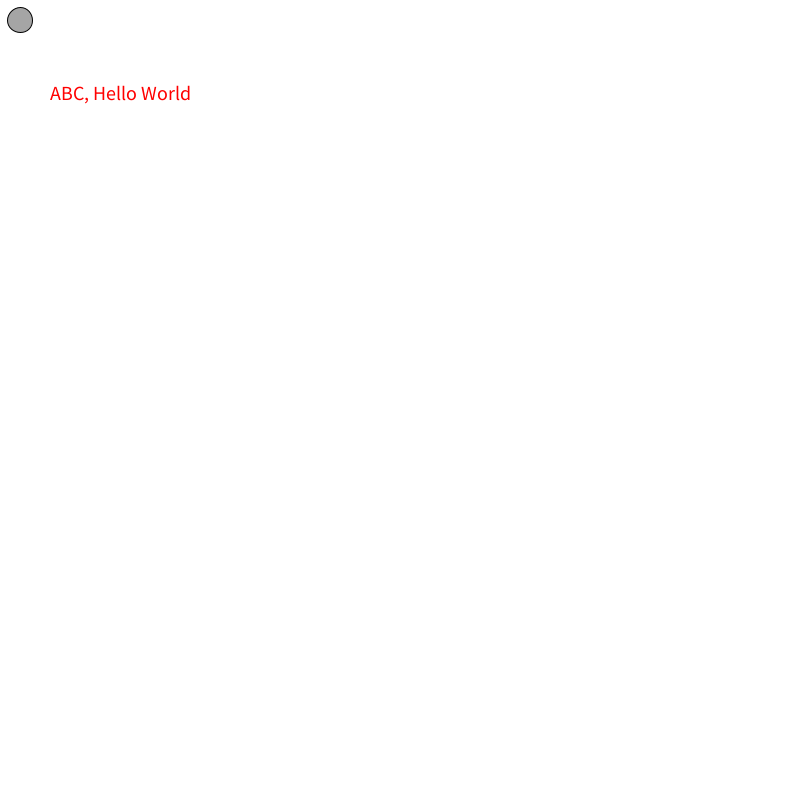
Frame 1 (no input)
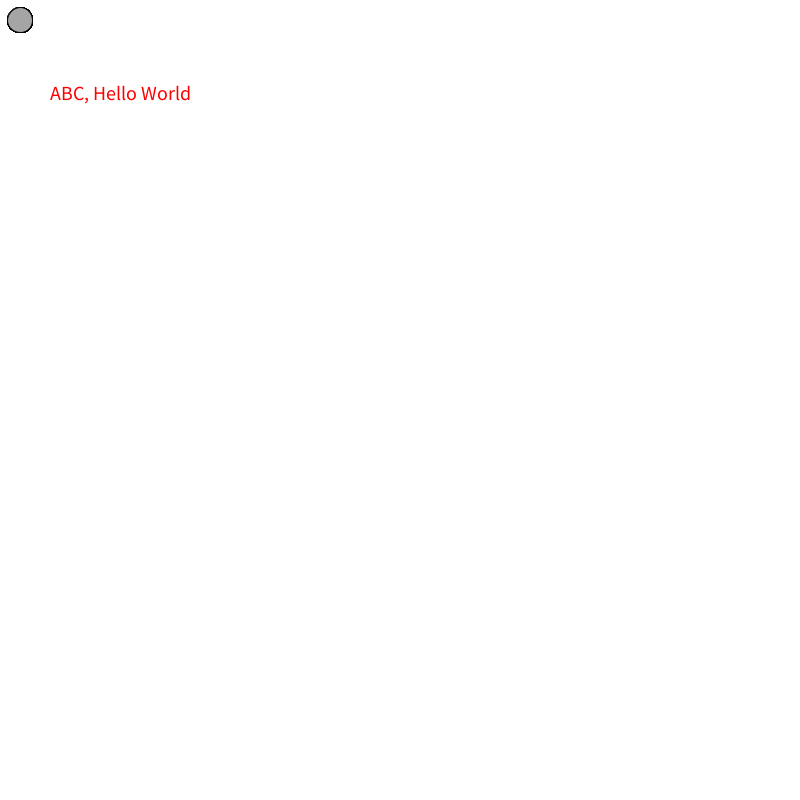
Frame 60 (the mouse pressed at the canvas centre just before this capture)
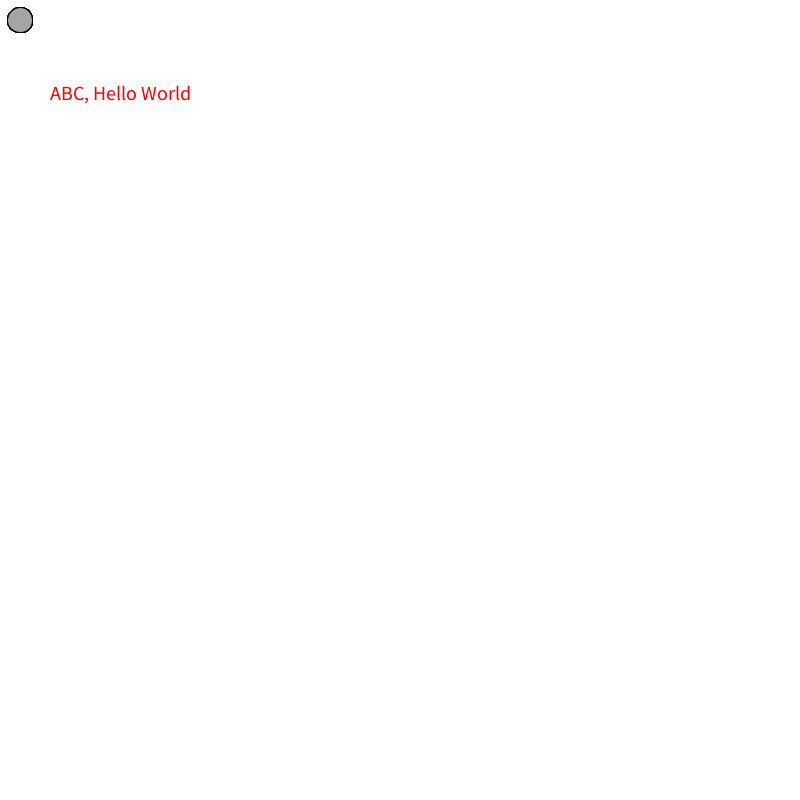
Frame 120 (the mouse held since frame 60 and released just before this capture)

The Processing sketch that drew these frames (run headless with seeded random() and noise(); from frame 60 on, the mouse is pressed at the canvas centre):

// Processing sketch: FinalProject_pde
// ── FinalProject_pde.pde
int vx = 0;
int vy = 0;
int x = 20;
int y = 20;


void setup ()
{
 size (800,800); 
 background (255);
 
 textSize (20);
 fill (255,0,0);
 text ("ABC, Hello World", 50,100);
 
  fill (random(256),random(256),random(256));
}


color fillVal = color(random(256));
void draw ()
{
  x += vx;
  y += vy;
 fill(fillVal);
 ellipse (x,y,25,25); 
}

void keyPressed ()
{
  if (key == CODED)
  { 
    if (keyCode == UP)
  {
    vy = -1;
    vx = 0;
    fillVal = #F57D29;
  }
  else if (keyCode == DOWN)
  {
    vy = 1;
    vx = 0;
    fillVal = #AB2AF6;
  }
  }
  else
  {
    fillVal = #F57D29;
  }
  if (key == CODED)
  { 
    if (keyCode == LEFT)
  {
    vx = -1;
    vy = 0;
    
    fillVal = #2AF64C;
  }
  else if (keyCode == RIGHT)
  {
    vx = 1;
    vy = 0;
    
    fillVal = #2A53F6;
  }
  }
  else
  {
    fillVal = #2AF64C;
  }
}
